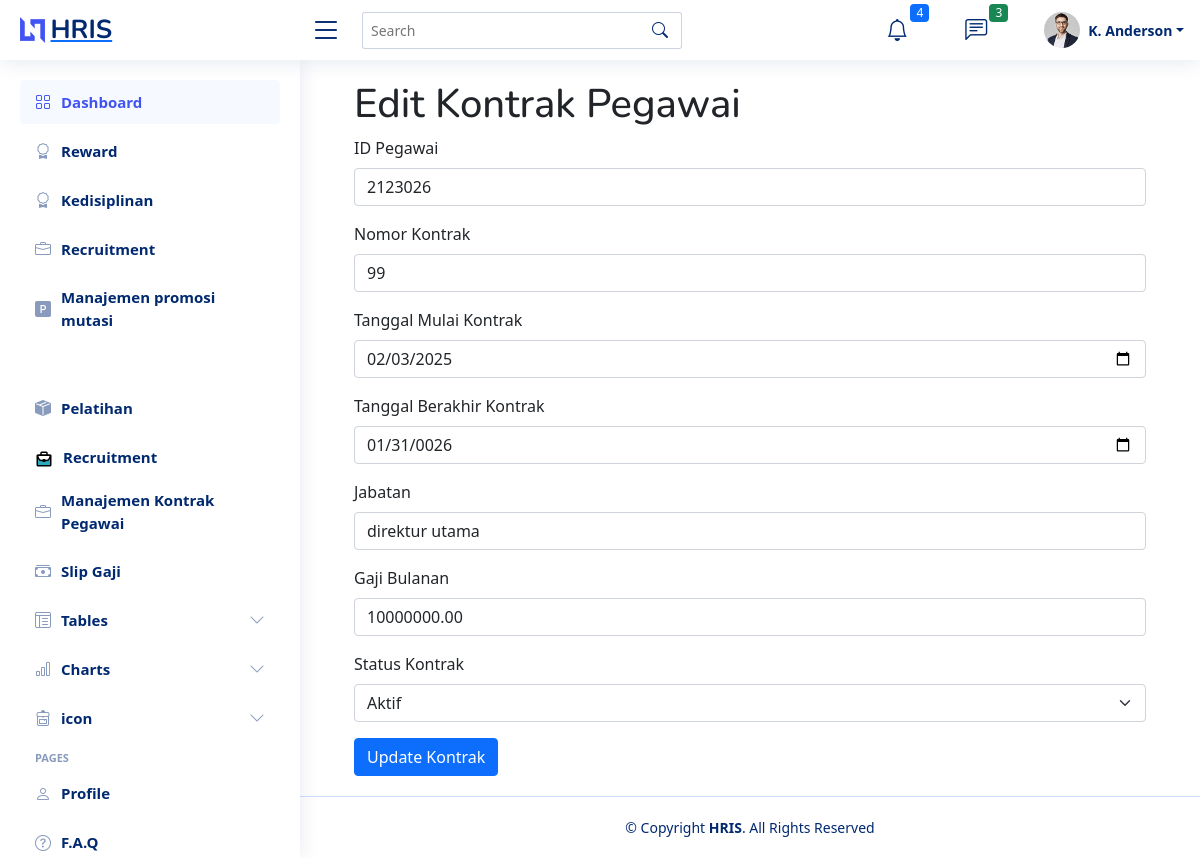
Page /kontrak_pegawai/edit_kontrak.php?id=2 on the committed database.
### tables this page shows
CREATE TABLE `kontrak_pegawai` (
  `id` int NOT NULL,
  `pegawai_id` int NOT NULL,
  `nomor_kontrak` varchar(50) NOT NULL,
  `tanggal_mulai` date NOT NULL,
  `tanggal_berakhir` date NOT NULL,
  `jabatan` varchar(100) NOT NULL,
  `gaji` decimal(15,2) NOT NULL,
  `status_kontrak` enum('Aktif','Non-Aktif') DEFAULT 'Aktif',
  `created_at` datetime DEFAULT CURRENT_TIMESTAMP,
  `updated_at` datetime DEFAULT CURRENT_TIMESTAMP ON UPDATE CURRENT_TIMESTAMP
);

### kontrak_pegawai/edit_kontrak.php (the view, shortened to what this page needs)
<?php
include '../template/header.php';
include '../template/sidebar.php';
include '../connection.php';
$id = $_GET['id'];
$result = $conn->query("SELECT * FROM `kontrak_pegawai` WHERE `id` = '$id'");
$contract = $result->fetch_assoc();
?>
<main id="main" class="main">
    <div class="container">
        <h1>Edit Kontrak Pegawai</h1>
        <form method="post" action="update_kontrak.php">
            <div class="mb-3">
                <label for="pegawai_id" class="form-label">ID Pegawai</label>
                <input type="number" class="form-control" id="pegawai_id" name="pegawai_id" value="<?= htmlspecialchars($contract['pegawai_id']) ?>" required>
            </div>
            <div class="mb-3">
                <label for="nomor_kontrak" class="form-label">Nomor Kontrak</label>
                <input type="text" class="form-control" id="nomor_kontrak" name="nomor_kontrak" value="<?= htmlspecialchars($contract['nomor_kontrak']) ?>" required>
            </div>
            <div class="mb-3">
                <label for="tanggal_mulai" class="form-label">Tanggal Mulai Kontrak</label>
                <input type="date" class="form-control" id="tanggal_mulai" name="tanggal_mulai" value="<?= htmlspecialchars($contract['tanggal_mulai']) ?>" required>
            </div>
            <div class="mb-3">
                <label for="tanggal_berakhir" class="form-label">Tanggal Berakhir Kontrak</label>
                <input type="date" class="form-control" id="tanggal_berakhir" name="tanggal_berakhir" value="<?= htmlspecialchars($contract['tanggal_berakhir']) ?>" required>
            </div>
            <div class="mb-3">
                <label for="jabatan" class="form-label">Jabatan</label>
                <input type="text" class="form-control" id="jabatan" name="jabatan" value="<?= htmlspecialchars($contract['jabatan']) ?>" required>
            </div>
            <div class="mb-3">
                <label for="gaji" class="form-label">Gaji Bulanan</label>
                <input type="text" class="form-control" id="gaji" name="gaji" value="<?= htmlspecialchars($contract['gaji']) ?>" required>
            </div>
            <div class="mb-3">
                <label for="status_kontrak" class="form-label">Status Kontrak</label>
                <select class="form-select" id="status_kontrak" name="status_kontrak" required>
                    <option value="Aktif" <?= $contract['status_kontrak'] == 'Aktif' ? 'selected' : '' ?>>Aktif</option>
                </select>
            </div>
            <button type="submit" class="btn btn-primary">Update Kontrak</button>
        </form>
    </div>
</main>
<?php
include '../template/footer.php';
?>

### assets/css/style.css (style rules this page uses)
:root { scroll-behavior: smooth; }
body { font-family: "Open Sans", sans-serif; background: #f6f9ff; color: #444444; }
h1, h2, h3, h4, h5, h6 { font-family: "Nunito", sans-serif; }
#main { margin-top: 60px; padding: 20px 30px; transition: all 0.3s; }
@media (min-width: 1200px) { #main, #footer { margin-left: 300px; } }

### rows in the picture
kontrak_pegawai: pegawai_id "2123026", nomor_kontrak "99", tanggal_mulai "02/03/2025", tanggal_berakhir "01/31/0026", jabatan "direktur utama", gaji "10000000.00", status_kontrak "Aktif"
